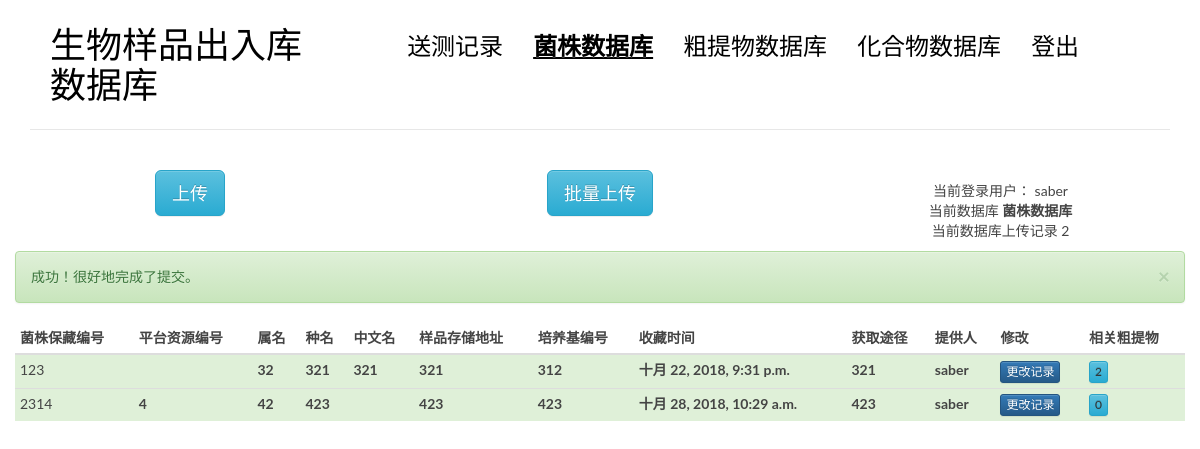
The page /bactalter/ (signed in) on the database as committed earlier.
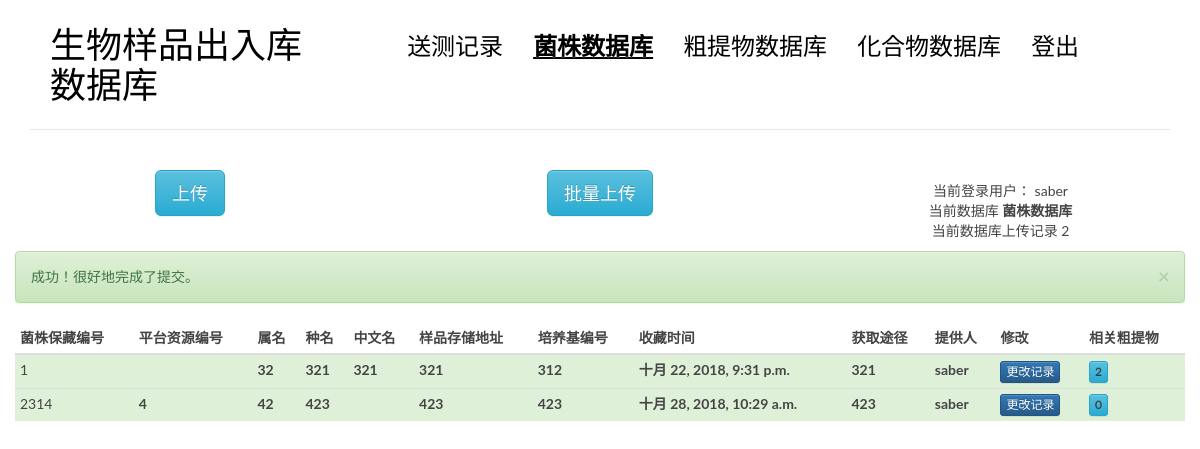
The same page on the database as committed later.
### blog/models.py (models this page shows, shortened)
@python_2_unicode_compatible
class bact(models.Model):  #菌株
    bactnumber = models.CharField(max_length = 50,blank = False) #菌株保藏编号 输入
    sourcenum = models.CharField(max_length = 50, blank = True) #平台资源编号 输入
    genus = models.CharField(max_length = 200,blank = False) #属名 输入
    species = models.CharField(max_length = 200,blank = False) #种名 输入
    chinesename = models.CharField(max_length = 200, blank = True) #中文名 输入
    recadd = models.CharField(max_length = 100,blank = False)#样品存储地址 输入
    orinum = models.CharField(max_length = 100, blank = True) #原始资源编号 输入
    history = models.CharField(max_length = 100, blank = True) #来源历史 输入
    storetime = models.DateTimeField(auto_now_add=True,editable = True) #收藏时间
    media = models.CharField(max_length = 50,blank = False) #培养基编号 输入
    getmet = models.CharField(max_length = 100,blank = False) #获取途径 输入
    upload = models.ForeignKey(User, null = True)#保藏人
    modbact = models.CharField(max_length = 50, blank = True)#模式菌株 输入
    mianuse = models.CharField(max_length = 100, blank = True) #主要用途 输入
    danger = models.CharField(max_length = 100, blank = True) #生物危害程度 输入
    comment = models.CharField(max_length = 500, blank = True) #输入

### blog/bact.py (the view)
# urls.py: url(r'^bactalter/$', views.bactalter, name='bactalter'),
def bactalter(request):
    if request.method == 'GET':
        try:
            id = request.GET.get('id')
            bactnumber = request.GET.get('bactnumber')
            sourcenum = request.GET.get('sourcenum')
            genus = request.GET.get('genus')
            species = request.GET.get('species')
            chinesename = request.GET.get('chinesename')
            recadd =  request.GET.get('recadd')
            orinum = request.GET.get('orinum')
            history = request.GET.get('history')
            media = request.GET.get('media')
            getmet = request.GET.get('getmet')
            modbact =request.GET.get('modbact')
            mianuse =request.GET.get('mianuse')
            danger =request.GET.get('danger')
            comment =request.GET.get('comment')
            infos = {
                'bactnumber' : bactnumber,
                'sourcenum' : sourcenum,
                'genus' : genus,
                'species' : species,
                'chinesename' : chinesename,
                'recadd' : recadd,
                'orinum' : orinum,
                'history' : history,
                'media' : media,
                'getmet' : getmet,
                'upload' : request.user,
                'modbact' : modbact,
                'mianuse' : mianuse,
                'danger' : danger,
                'comment' : comment,
            }
            bact.objects.select_for_update().filter(id = id).update(**infos)
            return bactindex(request, msg = 0)
        except:
            return bactindex(request, msg = 1)

### blog/bact.py (called while the page is built)
@login_required
def bactindex(request, msg = -1, err = []):
    lists =bact.objects.annotate(num_crudeex=Count('crudeex'))
    num = len(lists)
    return render(request, 'blog/bact.html', context = {'tests' : lists, 'msg' : msg, 'num': num, 'err' : err} )

### templates/blog/bact.html (shortened to what the changed rows need)
{% extends 'base.html' %}
{% load blog_tags %}
{%block main %}
<body>
            <div class="col-md-12 col-sm-7 col-xs-4">
            <table class="table table-hover table-condensed">
                    <thead>
                        <tr>
                            <th>菌株保藏编号</th>
                            <th>平台资源编号</th>
                            <th>属名</th>
                            <th>种名</th>
                            <th>中文名</th>
                            <th>样品存储地址</th>
                            <th>培养基编号</th>
                            <th>收藏时间</th>
                            <th>获取途径</th>
                            <th>提供人</th>
                            <th>修改</th>
                            <th>相关粗提物</th>
                        </tr>
                    </thead>
                    <tbody>
                            {% for test in tests %}
                            {% if request.user == test.upload %}
                            <tr class="row1 success" id = "useajax"  data-whatever="{{test.id}}"
                            data-bactnumber = "{{test.bactnumber}}" data-sourcenum = "{{test.sourcenum}}" data-genus = "{{test.genus}}"
                            data-species = "{{test.species}}" data-chinesename = "{{test.chinesename}}" data-recadd = "{{test.recadd}}"
                            data-orinum = "{{test.orinum}}"  data-history = "{{test.history}}"
                            data-media = "{{test.media}}" data-getmet = "{{test.getmet}}"  data-modbact = "{{test.modbact}}"
                            data-mianuse = "{{test.mianuse}}"  data-danger = "{{test.danger}}"   data-comment = "{{test.comment}}"
                            >
                            {% else %}
                            <tr class="row1">
                            {% endif %}
                                    <td class = "field-bactnumber">{{test.bactnumber}}</td>
                                    <th class = "field-sourcenum">{{test.sourcenum}}</th>
                                    <th class = "field-genus">{{test.genus}}</th>
                                    <th class = "field-species">{{test.species}}</th>
                                    <th class = "field-chinesename">{{test.chinesename}}</th>
                                    <th class = "field-recadd">{{test.recadd}}</th>
                                    <th class = "field-media">{{test.media}}</th>
                                    <th class = "field-storetime">{{test.storetime}}</th>
                                    <th class = "field-getmet">{{test.getmet}}</th>
                                    <th class = "field-upload">{{test.upload}}</th>
                                    <th><button type="button" class="btn btn-primary btn-xs"  data-toggle="modal" data-target="#alter" >更改记录</button></th>
                                    <th><button type="button" class="btn  btn-info btn-xs"><a href="{% url 'blog:bact2cru' test.id %}">{{test.num_crudeex}}</a></button></th>
                            </tr>
                            {% empty %}
                              <div class="row1">null</div>
                            {% endfor %}
                    </tbody>
                </table>
                </div>
</body>
{% endblock main %}

Rows that differ between the two databases and show on the page:
changed bact "十月 22, 2018, 9:31 p.m.": bactnumber "123" → "1"
